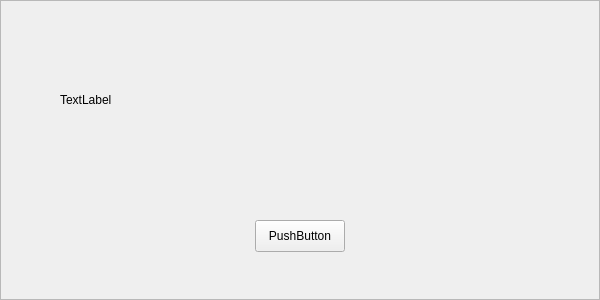
<?xml version="1.0" encoding="UTF-8"?>
<ui version="4.0">
 <class>Frame</class>
 <widget class="QFrame" name="Frame">
  <property name="geometry">
   <rect>
    <x>0</x>
    <y>0</y>
    <width>600</width>
    <height>300</height>
   </rect>
  </property>
  <property name="windowTitle">
   <string>Frame</string>
  </property>
  <property name="frameShape">
   <enum>QFrame::StyledPanel</enum>
  </property>
  <property name="frameShadow">
   <enum>QFrame::Raised</enum>
  </property>
  <widget class="QLabel" name="promptLabel">
   <property name="geometry">
    <rect>
     <x>60</x>
     <y>40</y>
     <width>480</width>
     <height>120</height>
    </rect>
   </property>
   <property name="text">
    <string>TextLabel</string>
   </property>
   <property name="openExternalLinks">
    <bool>true</bool>
   </property>
   <property name="UIClass" stdset="0">
    <string>wtext</string>
   </property>
   <property name="UIText" stdset="0">
    <string>110503</string>
   </property>
  </widget>
  <widget class="QPushButton" name="okButton">
   <property name="geometry">
    <rect>
     <x>255</x>
     <y>220</y>
     <width>90</width>
     <height>32</height>
    </rect>
   </property>
   <property name="text">
    <string>PushButton</string>
   </property>
   <property name="UIText" stdset="0">
    <string>110002</string>
   </property>
   <property name="UIClass" stdset="0">
    <string>wbutton</string>
   </property>
  </widget>
 </widget>
 <resources/>
 <connections/>
</ui>
